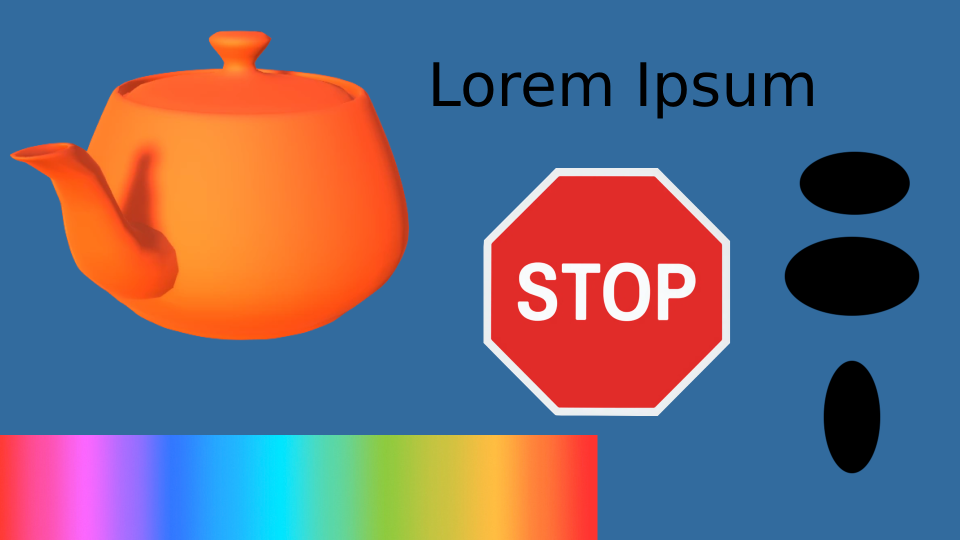
#> input picture Data/Teapot/ShapesTeapot.png, 1920 x 1080 px (shown at 1/2 size)
$ python AlignImages.py
#> lines starting #> are read from the running program, lines starting #| are printed output that depends on the picture
#> in main, fixed is the input picture: shape (1080, 1920, 3); mean B, G, R 125.3, 106.2, 109.4
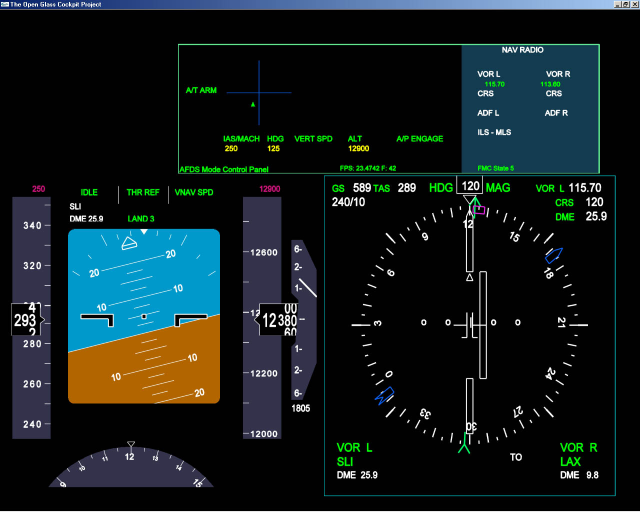
#> input picture Data/Displays/5.png, 1280 x 1024 px, found by its file name (shown at 1/2 size)
#> in main, moving is the input picture: shape (1024, 1280, 3); mean B, G, R 29.4, 28.6, 18.9
"""
The purpose of this script is to align the pictures of the dashboards in Data/NewDashboardPictures with the
actual images being captured in NewDashboards.


Explanation on the returned value from flann.knnMatch:
    The matches variable is a list of tuples, and each tuple contains two DMatch objects.
    These tuples are the result of the knnMatch method. For each keypoint descriptor in the first image, the method
    finds the two nearest keypoints in the second image (hence two DMatch objects in each tuple).
    The reason for obtaining the two nearest matches is often to perform a ratio test (as proposed by David Lowe in
    his SIFT paper) to filter out ambiguous matches. By comparing the distance of the closest match to that of the
    second-closest match, one can discard matches where the ratio is too high, which indicates that the match is
    not reliable.
"""
import numpy as np
import cv2
from matplotlib import pyplot as plt


# [30 lines left out: function findHomography, not called in this run]


def align_images(moving, static):
    #resize observed to match expected
    #inter_area to make smaller
    #bicubic to make bigger
    """  # I dont this this even needs to happen
    interpolation = cv2.INTER_AREA
    if (observed.shape[0] > expected.shape[0]) and (observed.shape[1] > expected.shape[1]): #image is bigger
        interpolation = cv2.INTER_CUBIC
    observed = cv2.resize(observed, (expected.shape[1], expected.shape[0]), interpolation=interpolation)
    """

    # keypoints and matching
    sift = cv2.SIFT_create()
    kp1, des1 = sift.detectAndCompute(moving, None)
#> kp1 = 3254 keypoints; strongest (x, y, size): (1175, 382, 2.1), (724, 370, 2.2), (1199, 439, 2.1), (1103, 548, 1.9)
    kp2, des2 = sift.detectAndCompute(static, None)
#> kp2 = 268 keypoints; strongest (x, y, size): (1352, 562, 19.6), (1074, 556, 17), (1075, 608, 19), (1162, 627, 17.2)
    bf = cv2.BFMatcher(cv2.DIST_L2, crossCheck=True)
    matches = bf.match(des1, des2)  # first is observed, second is expected
#> matches = 82 matches
    matches = sorted(matches, key=lambda x: x.distance)
    src_pts = np.float32([kp1[m.queryIdx].pt for m in matches]).reshape(-1, 1, 2)
#> src_pts = 82 rows, first 8: [1224.5, 13.78], [584.1, 585], [584.1, 585], [1028.8, 911.6], [1029.2, 907.8], [777.6, 372.2], [774.2, 373.1], [1028.8, 911.6]
    dst_pts = np.float32([kp2[m.trainIdx].pt for m in matches]).reshape(-1, 1, 2)
#> dst_pts = 82 rows, first 8: [1352.6, 792.5], [1112.9, 338.3], [1313.9, 338.3], [1189.6, 565.4], [1190.7, 536], [1047.7, 615.7], [1075.4, 608], [1189.6, 565.4]

    # Find the transformation between points, standard RANSAC
    transformation_matrix, mask = cv2.findHomography(src_pts, dst_pts, cv2.RANSAC, 5.0)
#> transformation_matrix = [[-0.387, -0.93, 1278.8], [-0.0414, -0.192, 233], [-0.000264, -0.000769, 1]]; mask = 82 values, max 1 at index 3, min 0 at index 0, mean 0.0976

    # Warp the image
    observed = cv2.warpPerspective(moving, transformation_matrix, (static.shape[1], static.shape[0]), flags=cv2.INTER_CUBIC)
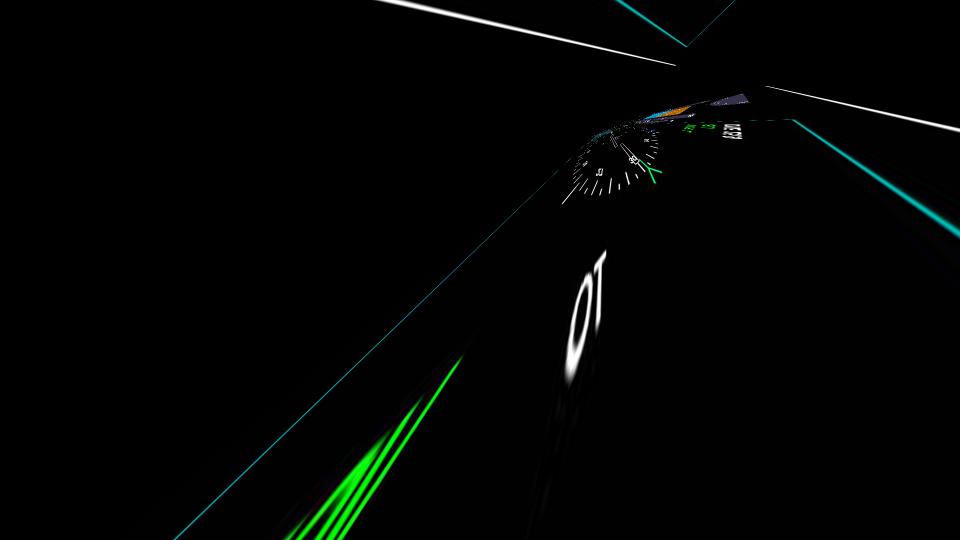
#> observed: shape (1080, 1920, 3) (shown at 1/2 size); mean B, G, R 2.7, 4.1, 2.2

    #Done
    return observed


def PerspectiveRegistration(moving, static):
    """ Wrapper for align_images(). Homographic transformation using SIFT correspondence."""
    return align_images(moving, static)


#print("len matches:", len(matches))
#print("Type of elements in matches:", type(matches[0][0]))

# [11 lines left out: function align_images_example, not called in this run]


def main():
    fixed = cv2.imread('Data/Teapot/ShapesTeapot.png')
    moving = cv2.imread('Data/Teapot/5.png')

    #show what the original looked like
    cv2.imshow("fixed", fixed)
    cv2.imshow("moving", moving)

    #gaussian blur beforehand
    #observed = cv2.GaussianBlur(observed, (5, 5), 0)
    #cv2.imshow("original blurred", observed)

    #alignment
    out = align_images(moving, fixed)

    #visualize aligned
    cv2.imshow("registered", out)
    cv2.waitKey()


if __name__ == "__main__":
    main()
    #align_images_example()
